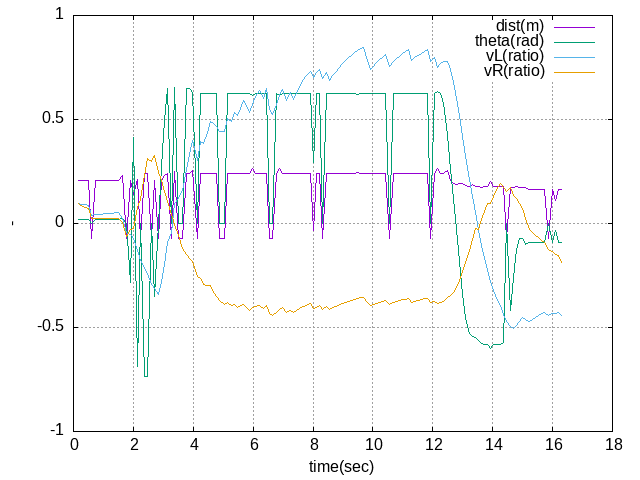

The script that saved this image:
# 実行方法
# gnuplot result.gp
set term png
set output 'result.png'
set xlabel 'time(sec)'
set ylabel '-'
set yrange [-1:1]
set grid
plot 'result.xy' u 1:2 w l t 'dist(m)',\
     'result.xy' u 1:3 w l t 'theta(rad)',\
     'result.xy' u 1:4 w l t 'vL(ratio)',\
     'result.xy' u 1:5 w l t 'vR(ratio)'
